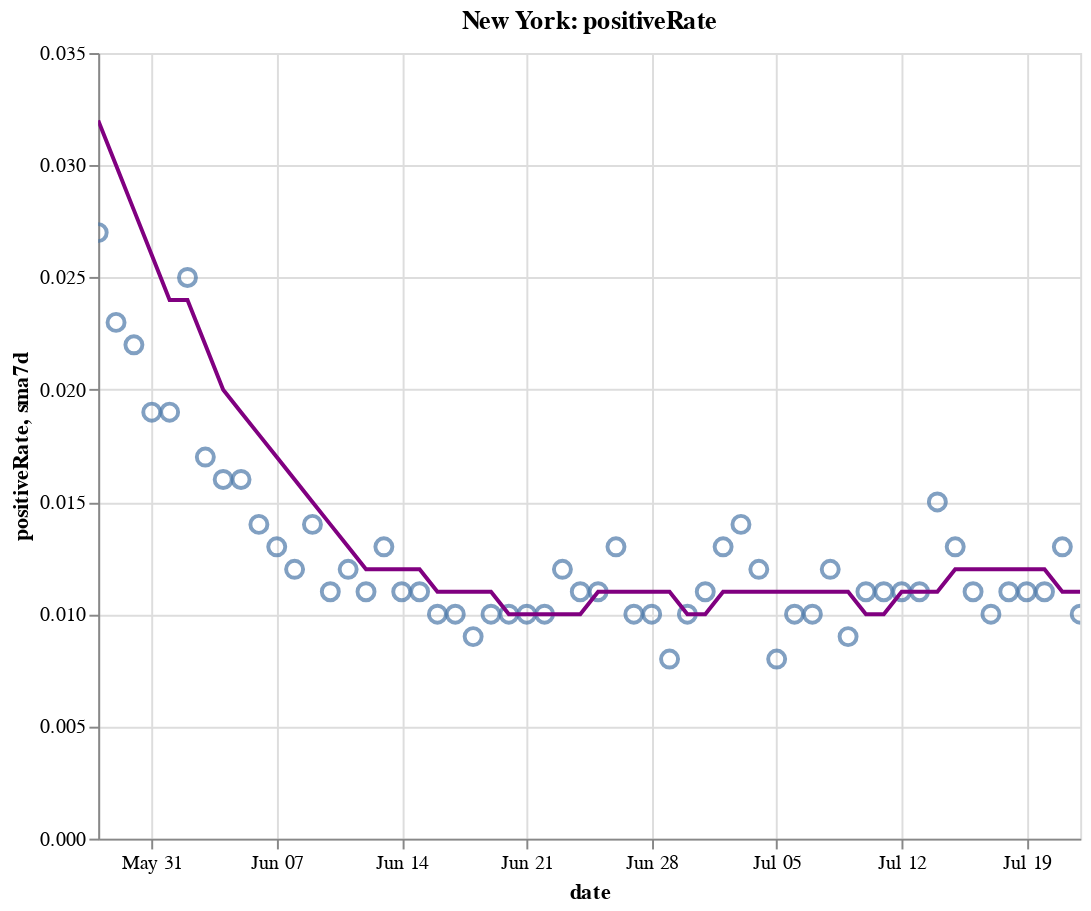

Notebook code cell kept with this figure:
### Code cell
create_plot(ny, 'positiveRate')

### Figure 1 — Vega-Lite specification as saved in the notebook (floating-point values rounded to 4 significant figures)
{"config": {"view": {"continuousWidth": 400, "continuousHeight": 300}}, "layer": [{"layer": [{"mark": {"type": "point", "size": 75}, "encoding": {"tooltip": [{"type": "temporal", "field": "date"}, {"type": "quantitative", "field": "positiveRate"}, {"type": "quantitative", "field": "sma7d"}], "x": {"type": "temporal", "field": "date"}, "y": {"type": "quantitative", "field": "positiveRate"}}, "selection": {"selector010": {"type": "interval", "bind": "scales", "encodings": ["x", "y"]}}}, {"mark": {"type": "line", "color": "purple"}, "encoding": {"x": {"type": "temporal", "field": "date"}, "y": {"type": "quantitative", "field": "sma7d"}}}]}, {"mark": {"type": "rule", "color": "#aaa"}, "encoding": {"x": {"type": "temporal", "field": "date"}}, "transform": [{"filter": {"selection": "selector009"}}]}, {"mark": "circle", "encoding": {"opacity": {"condition": {"value": 1, "selection": "selector009"}, "value": 0}, "tooltip": [{"type": "temporal", "field": "date"}, {"type": "quantitative", "field": "positiveRate"}, {"type": "quantitative", "field": "sma7d"}], "x": {"type": "temporal", "field": "date"}, "y": {"type": "quantitative", "field": "positiveRate"}}, "selection": {"selector009": {"type": "single", "encodings": ["x"], "on": "mouseover", "nearest": true, "empty": "none"}}}, {"mark": {"type": "text", "align": "left", "dx": 5, "dy": -5, "stroke": "white", "strokeWidth": 2}, "encoding": {"text": {"type": "quantitative", "field": "positiveRate"}, "tooltip": [{"type": "temporal", "field": "date"}, {"type": "quantitative", "field": "positiveRate"}, {"type": "quantitative", "field": "sma7d"}], "x": {"type": "temporal", "field": "date"}, "y": {"type": "quantitative", "field": "positiveRate"}}, "transform": [{"filter": {"selection": "selector009"}}]}, {"mark": {"type": "text", "align": "left", "dx": 5, "dy": -5}, "encoding": {"text": {"type": "quantitative", "field": "positiveRate"}, "tooltip": [{"type": "temporal", "field": "date"}, {"type": "quantitative", "field": "positiveRate"}, {"type": "quantitative", "field": "sma7d"}], "x": {"type": "temporal", "field": "date"}, "y": {"type": "quantitative", "field": "positiveRate"}}, "transform": [{"filter": {"selection": "selector009"}}]}], "data": {"name": "data-7121a83a36a83b5fae7411be8190b459"}, "height": 400, "title": "New York: positiveRate", "width": 500, "$schema": "https://vega.github.io/schema/vega-lite/v4.8.1.json", "datasets": {"data-7121a83a36a83b5fae7411be8190b459": [{"date": "2020-05-28T00:00:00", "totalTestResultsIncrease": 65240.0, "positiveIncrease": 1768.0, "death": 23720.0, "deathIncrease": 79.0, "positiveRate": 0.027, "state": "New York", "sma7d": 0.032}, {"date": "2020-05-29T00:00:00", "totalTestResultsIncrease": 67340.0, "positiveIncrease": 1551.0, "death": 23780.0, "deathIncrease": 58.0, "positiveRate": 0.023, "state": "New York", "sma7d": 0.03}, {"date": "2020-05-30T00:00:00", "totalTestResultsIncrease": 61250.0, "positiveIncrease": 1376.0, "death": 23850.0, "deathIncrease": 68.0, "positiveRate": 0.022, "state": "New York", "sma7d": 0.028}, {"date": "2020-05-31T00:00:00", "totalTestResultsIncrease": 58440.0, "positiveIncrease": 1110.0, "death": 23900.0, "deathIncrease": 57.0, "positiveRate": 0.019, "state": "New York", "sma7d": 0.026}, {"date": "2020-06-01T00:00:00", "totalTestResultsIncrease": 49950.0, "positiveIncrease": 941.0, "death": 23960.0, "deathIncrease": 54.0, "positiveRate": 0.019, "state": "New York", "sma7d": 0.024}, {"date": "2020-06-02T00:00:00", "totalTestResultsIncrease": 54050.0, "positiveIncrease": 1329.0, "death": 24020.0, "deathIncrease": 64.0, "positiveRate": 0.025, "state": "New York", "sma7d": 0.024}, {"date": "2020-06-03T00:00:00", "totalTestResultsIncrease": 61640.0, "positiveIncrease": 1045.0, "death": 24080.0, "deathIncrease": 56.0, "positiveRate": 0.017, "state": "New York", "sma7d": 0.022}, {"date": "2020-06-04T00:00:00", "totalTestResultsIncrease": 63560.0, "positiveIncrease": 1048.0, "death": 24130.0, "deathIncrease": 54.0, "positiveRate": 0.016, "state": "New York", "sma7d": 0.02}, {"date": "2020-06-05T00:00:00", "totalTestResultsIncrease": 66480.0, "positiveIncrease": 1075.0, "death": 24180.0, "deathIncrease": 42.0, "positiveRate": 0.016, "state": "New York", "sma7d": 0.019}, {"date": "2020-06-06T00:00:00", "totalTestResultsIncrease": 77900.0, "positiveIncrease": 1108.0, "death": 24210.0, "deathIncrease": 37.0, "positiveRate": 0.014, "state": "New York", "sma7d": 0.018}, {"date": "2020-06-07T00:00:00", "totalTestResultsIncrease": 60440.0, "positiveIncrease": 781.0, "death": 24260.0, "deathIncrease": 47.0, "positiveRate": 0.013, "state": "New York", "sma7d": 0.017}, {"date": "2020-06-08T00:00:00", "totalTestResultsIncrease": 58050.0, "positiveIncrease": 702.0, "death": 24300.0, "deathIncrease": 40.0, "positiveRate": 0.012, "state": "New York", "sma7d": 0.016}, {"date": "2020-06-09T00:00:00", "totalTestResultsIncrease": 49970.0, "positiveIncrease": 683.0, "death": 24350.0, "deathIncrease": 49.0, "positiveRate": 0.014, "state": "New York", "sma7d": 0.015}, {"date": "2020-06-10T00:00:00", "totalTestResultsIncrease": 62300.0, "positiveIncrease": 674.0, "death": 24400.0, "deathIncrease": 56.0, "positiveRate": 0.011, "state": "New York", "sma7d": 0.014}, {"date": "2020-06-11T00:00:00", "totalTestResultsIncrease": 60840.0, "positiveIncrease": 736.0, "death": 24440.0, "deathIncrease": 38.0, "positiveRate": 0.012, "state": "New York", "sma7d": 0.013}, {"date": "2020-06-12T00:00:00", "totalTestResultsIncrease": 72400.0, "positiveIncrease": 822.0, "death": 24500.0, "deathIncrease": 53.0, "positiveRate": 0.011, "state": "New York", "sma7d": 0.012}, {"date": "2020-06-13T00:00:00", "totalTestResultsIncrease": 70840.0, "positiveIncrease": 916.0, "death": 24530.0, "deathIncrease": 32.0, "positiveRate": 0.013, "state": "New York", "sma7d": 0.012}, {"date": "2020-06-14T00:00:00", "totalTestResultsIncrease": 62360.0, "positiveIncrease": 694.0, "death": 24550.0, "deathIncrease": 24.0, "positiveRate": 0.011, "state": "New York", "sma7d": 0.012}, {"date": "2020-06-15T00:00:00", "totalTestResultsIncrease": 56610.0, "positiveIncrease": 620.0, "death": 24580.0, "deathIncrease": 28.0, "positiveRate": 0.011, "state": "New York", "sma7d": 0.012}, {"date": "2020-06-16T00:00:00", "totalTestResultsIncrease": 60570.0, "positiveIncrease": 631.0, "death": 24610.0, "deathIncrease": 29.0, "positiveRate": 0.01, "state": "New York", "sma7d": 0.011}, {"date": "2020-06-17T00:00:00", "totalTestResultsIncrease": 59340.0, "positiveIncrease": 567.0, "death": 24630.0, "deathIncrease": 21.0, "positiveRate": 0.01, "state": "New York", "sma7d": 0.011}, {"date": "2020-06-18T00:00:00", "totalTestResultsIncrease": 68540.0, "positiveIncrease": 618.0, "death": 24660.0, "deathIncrease": 32.0, "positiveRate": 0.009, "state": "New York", "sma7d": 0.011}, {"date": "2020-06-19T00:00:00", "totalTestResultsIncrease": 79300.0, "positiveIncrease": 796.0, "death": 24690.0, "deathIncrease": 25.0, "positiveRate": 0.01, "state": "New York", "sma7d": 0.011}, {"date": "2020-06-20T00:00:00", "totalTestResultsIncrease": 68830.0, "positiveIncrease": 716.0, "death": 24710.0, "deathIncrease": 24.0, "positiveRate": 0.01, "state": "New York", "sma7d": 0.01}, {"date": "2020-06-21T00:00:00", "totalTestResultsIncrease": 67530.0, "positiveIncrease": 664.0, "death": 24720.0, "deathIncrease": 15.0, "positiveRate": 0.01, "state": "New York", "sma7d": 0.01}, {"date": "2020-06-22T00:00:00", "totalTestResultsIncrease": 56780.0, "positiveIncrease": 552.0, "death": 24740.0, "deathIncrease": 14.0, "positiveRate": 0.01, "state": "New York", "sma7d": 0.01}, {"date": "2020-06-23T00:00:00", "totalTestResultsIncrease": 48710.0, "positiveIncrease": 597.0, "death": 24770.0, "deathIncrease": 27.0, "positiveRate": 0.012, "state": "New York", "sma7d": 0.01}, {"date": "2020-06-24T00:00:00", "totalTestResultsIncrease": 51140.0, "positiveIncrease": 581.0, "death": 24780.0, "deathIncrease": 16.0, "positiveRate": 0.011, "state": "New York", "sma7d": 0.01}, {"date": "2020-06-25T00:00:00", "totalTestResultsIncrease": 67640.0, "positiveIncrease": 749.0, "death": 24800.0, "deathIncrease": 18.0, "positiveRate": 0.011, "state": "New York", "sma7d": 0.011}, {"date": "2020-06-26T00:00:00", "totalTestResultsIncrease": 61720.0, "positiveIncrease": 805.0, "death": 24810.0, "deathIncrease": 14.0, "positiveRate": 0.013, "state": "New York", "sma7d": 0.011}, {"date": "2020-06-27T00:00:00", "totalTestResultsIncrease": 73260.0, "positiveIncrease": 703.0, "death": 24830.0, "deathIncrease": 16.0, "positiveRate": 0.01, "state": "New York", "sma7d": 0.011}, {"date": "2020-06-28T00:00:00", "totalTestResultsIncrease": 61910.0, "positiveIncrease": 616.0, "death": 24840.0, "deathIncrease": 5.0, "positiveRate": 0.01, "state": "New York", "sma7d": 0.011}, {"date": "2020-06-29T00:00:00", "totalTestResultsIncrease": 46430.0, "positiveIncrease": 391.0, "death": 24840.0, "deathIncrease": 7.0, "positiveRate": 0.008, "state": "New York", "sma7d": 0.011}, {"date": "2020-06-30T00:00:00", "totalTestResultsIncrease": 52020.0, "positiveIncrease": 524.0, "death": 24860.0, "deathIncrease": 13.0, "positiveRate": 0.01, "state": "New York", "sma7d": 0.01}, {"date": "2020-07-01T00:00:00", "totalTestResultsIncrease": 56710.0, "positiveIncrease": 625.0, "death": 24870.0, "deathIncrease": 11.0, "positiveRate": 0.011, "state": "New York", "sma7d": 0.01}, {"date": "2020-07-02T00:00:00", "totalTestResultsIncrease": 69940.0, "positiveIncrease": 875.0, "death": 24880.0, "deathIncrease": 11.0, "positiveRate": 0.013, "state": "New York", "sma7d": 0.011}, {"date": "2020-07-03T00:00:00", "totalTestResultsIncrease": 66390.0, "positiveIncrease": 918.0, "death": 24880.0, "deathIncrease": 8.0, "positiveRate": 0.014, "state": "New York", "sma7d": 0.011}, {"date": "2020-07-04T00:00:00", "totalTestResultsIncrease": 62400.0, "positiveIncrease": 726.0, "death": 24900.0, "deathIncrease": 11.0, "positiveRate": 0.012, "state": "New York", "sma7d": 0.011}, {"date": "2020-07-05T00:00:00", "totalTestResultsIncrease": 63420.0, "positiveIncrease": 533.0, "death": 24900.0, "deathIncrease": 8.0, "positiveRate": 0.008, "state": "New York", "sma7d": 0.011}, {"date": "2020-07-06T00:00:00", "totalTestResultsIncrease": 54330.0, "positiveIncrease": 518.0, "death": 24910.0, "deathIncrease": 9.0, "positiveRate": 0.01, "state": "New York", "sma7d": 0.011}, {"date": "2020-07-07T00:00:00", "totalTestResultsIncrease": 56740.0, "positiveIncrease": 588.0, "death": 24920.0, "deathIncrease": 11.0, "positiveRate": 0.01, "state": "New York", "sma7d": 0.011}, {"date": "2020-07-08T00:00:00", "totalTestResultsIncrease": 57580.0, "positiveIncrease": 692.0, "death": 24940.0, "deathIncrease": 20.0, "positiveRate": 0.012, "state": "New York", "sma7d": 0.011}, {"date": "2020-07-09T00:00:00", "totalTestResultsIncrease": 65560.0, "positiveIncrease": 584.0, "death": 24960.0, "deathIncrease": 15.0, "positiveRate": 0.009, "state": "New York", "sma7d": 0.011}, {"date": "2020-07-10T00:00:00", "totalTestResultsIncrease": 73560.0, "positiveIncrease": 786.0, "death": 24970.0, "deathIncrease": 9.0, "positiveRate": 0.011, "state": "New York", "sma7d": 0.01}, {"date": "2020-07-11T00:00:00", "totalTestResultsIncrease": 69200.0, "positiveIncrease": 730.0, "death": 24970.0, "deathIncrease": 6.0, "positiveRate": 0.011, "state": "New York", "sma7d": 0.01}, {"date": "2020-07-12T00:00:00", "totalTestResultsIncrease": 62420.0, "positiveIncrease": 677.0, "death": 24980.0, "deathIncrease": 5.0, "positiveRate": 0.011, "state": "New York", "sma7d": 0.011}, {"date": "2020-07-13T00:00:00", "totalTestResultsIncrease": 51690.0, "positiveIncrease": 557.0, "death": 24990.0, "deathIncrease": 10.0, "positiveRate": 0.011, "state": "New York", "sma7d": 0.011}, {"date": "2020-07-14T00:00:00", "totalTestResultsIncrease": 60040.0, "positiveIncrease": 912.0, "death": 24990.0, "deathIncrease": 5.0, "positiveRate": 0.015, "state": "New York", "sma7d": 0.011}, {"date": "2020-07-15T00:00:00", "totalTestResultsIncrease": 63600.0, "positiveIncrease": 831.0, "death": 25000.0, "deathIncrease": 9.0, "positiveRate": 0.013, "state": "New York", "sma7d": 0.012}, {"date": "2020-07-16T00:00:00", "totalTestResultsIncrease": 72680.0, "positiveIncrease": 769.0, "death": 25010.0, "deathIncrease": 11.0, "positiveRate": 0.011, "state": "New York", "sma7d": 0.012}, {"date": "2020-07-17T00:00:00", "totalTestResultsIncrease": 78240.0, "positiveIncrease": 776.0, "death": 25020.0, "deathIncrease": 10.0, "positiveRate": 0.01, "state": "New York", "sma7d": 0.012}, {"date": "2020-07-18T00:00:00", "totalTestResultsIncrease": 69820.0, "positiveIncrease": 754.0, "death": 25040.0, "deathIncrease": 11.0, "positiveRate": 0.011, "state": "New York", "sma7d": 0.012}, {"date": "2020-07-19T00:00:00", "totalTestResultsIncrease": 46200.0, "positiveIncrease": 502.0, "death": 25050.0, "deathIncrease": 13.0, "positiveRate": 0.011, "state": "New York", "sma7d": 0.012}, {"date": "2020-07-20T00:00:00", "totalTestResultsIncrease": 49340.0, "positiveIncrease": 519.0, "death": 25060.0, "deathIncrease": 8.0, "positiveRate": 0.011, "state": "New York", "sma7d": 0.012}, {"date": "2020-07-21T00:00:00", "totalTestResultsIncrease": 66170.0, "positiveIncrease": 855.0, "death": 25060.0, "deathIncrease": 2.0, "positiveRate": 0.013, "state": "New York", "sma7d": 0.011}, {"date": "2020-07-22T00:00:00", "totalTestResultsIncrease": 67660.0, "positiveIncrease": 705.0, "death": 25070.0, "deathIncrease": 10.0, "positiveRate": 0.01, "state": "New York", "sma7d": 0.011}]}}
